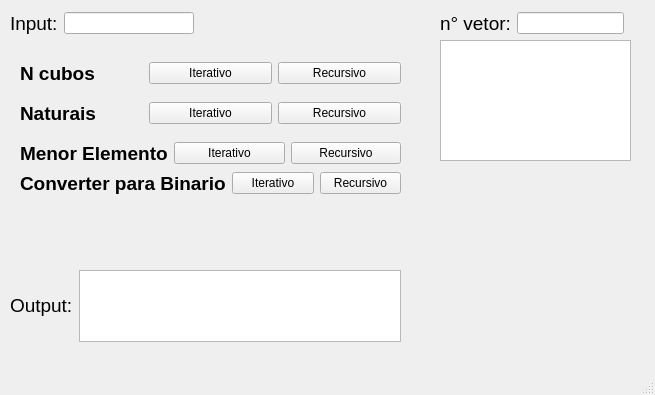
<?xml version="1.0" encoding="UTF-8"?>
<ui version="4.0">
 <class>MainWindow</class>
 <widget class="QMainWindow" name="MainWindow">
  <property name="geometry">
   <rect>
    <x>0</x>
    <y>0</y>
    <width>655</width>
    <height>395</height>
   </rect>
  </property>
  <property name="windowTitle">
   <string>MainWindow</string>
  </property>
  <widget class="QWidget" name="centralwidget">
   <widget class="QWidget" name="layoutWidget">
    <property name="geometry">
     <rect>
      <x>20</x>
      <y>60</y>
      <width>381</width>
      <height>27</height>
     </rect>
    </property>
    <layout class="QHBoxLayout" name="horizontalLayout">
     <item>
      <widget class="QLabel" name="label">
       <property name="text">
        <string>&lt;html&gt;&lt;head/&gt;&lt;body&gt;&lt;p&gt;&lt;span style=&quot; font-size:14pt; font-weight:700;&quot;&gt;N cubos&lt;/span&gt;&lt;/p&gt;&lt;/body&gt;&lt;/html&gt;</string>
       </property>
      </widget>
     </item>
     <item>
      <widget class="QPushButton" name="pushButton_nCubosIterativo">
       <property name="text">
        <string>Iterativo</string>
       </property>
      </widget>
     </item>
     <item>
      <widget class="QPushButton" name="pushButton_nCubosRecursivo">
       <property name="text">
        <string>Recursivo</string>
       </property>
      </widget>
     </item>
    </layout>
   </widget>
   <widget class="QWidget" name="layoutWidget">
    <property name="geometry">
     <rect>
      <x>10</x>
      <y>10</y>
      <width>184</width>
      <height>27</height>
     </rect>
    </property>
    <layout class="QHBoxLayout" name="horizontalLayout_2">
     <item>
      <widget class="QLabel" name="label_2">
       <property name="text">
        <string>&lt;html&gt;&lt;head/&gt;&lt;body&gt;&lt;p&gt;&lt;span style=&quot; font-size:14pt;&quot;&gt;Input:&lt;/span&gt;&lt;/p&gt;&lt;/body&gt;&lt;/html&gt;</string>
       </property>
      </widget>
     </item>
     <item>
      <widget class="QLineEdit" name="lineEdit_input"/>
     </item>
    </layout>
   </widget>
   <widget class="QWidget" name="layoutWidget">
    <property name="geometry">
     <rect>
      <x>10</x>
      <y>270</y>
      <width>391</width>
      <height>72</height>
     </rect>
    </property>
    <layout class="QHBoxLayout" name="horizontalLayout_3">
     <item>
      <widget class="QLabel" name="label_3">
       <property name="text">
        <string>&lt;html&gt;&lt;head/&gt;&lt;body&gt;&lt;p&gt;&lt;span style=&quot; font-size:14pt;&quot;&gt;Output:&lt;/span&gt;&lt;/p&gt;&lt;/body&gt;&lt;/html&gt;</string>
       </property>
      </widget>
     </item>
     <item>
      <widget class="QTextEdit" name="textEdit_output"/>
     </item>
    </layout>
   </widget>
   <widget class="QWidget" name="layoutWidget_2">
    <property name="geometry">
     <rect>
      <x>20</x>
      <y>100</y>
      <width>381</width>
      <height>27</height>
     </rect>
    </property>
    <layout class="QHBoxLayout" name="horizontalLayout_4">
     <item>
      <widget class="QLabel" name="label_4">
       <property name="text">
        <string>&lt;html&gt;&lt;head/&gt;&lt;body&gt;&lt;p&gt;&lt;span style=&quot; font-size:14pt; font-weight:700;&quot;&gt;Naturais&lt;/span&gt;&lt;/p&gt;&lt;/body&gt;&lt;/html&gt;</string>
       </property>
      </widget>
     </item>
     <item>
      <widget class="QPushButton" name="pushButton_NaturaisIterativo">
       <property name="text">
        <string>Iterativo</string>
       </property>
      </widget>
     </item>
     <item>
      <widget class="QPushButton" name="pushButton_NaturaisRecursivo">
       <property name="text">
        <string>Recursivo</string>
       </property>
      </widget>
     </item>
    </layout>
   </widget>
   <widget class="QWidget" name="layoutWidget_3">
    <property name="geometry">
     <rect>
      <x>20</x>
      <y>140</y>
      <width>381</width>
      <height>27</height>
     </rect>
    </property>
    <layout class="QHBoxLayout" name="horizontalLayout_5">
     <item>
      <widget class="QLabel" name="label_5">
       <property name="text">
        <string>&lt;html&gt;&lt;head/&gt;&lt;body&gt;&lt;p&gt;&lt;span style=&quot; font-size:14pt; font-weight:700;&quot;&gt;Menor Elemento&lt;/span&gt;&lt;/p&gt;&lt;/body&gt;&lt;/html&gt;</string>
       </property>
      </widget>
     </item>
     <item>
      <widget class="QPushButton" name="pushButton_menorElementoIterativo">
       <property name="text">
        <string>Iterativo</string>
       </property>
      </widget>
     </item>
     <item>
      <widget class="QPushButton" name="pushButton_menorElementoRecursivo">
       <property name="text">
        <string>Recursivo</string>
       </property>
      </widget>
     </item>
    </layout>
   </widget>
   <widget class="QWidget" name="layoutWidget_4">
    <property name="geometry">
     <rect>
      <x>440</x>
      <y>10</y>
      <width>184</width>
      <height>27</height>
     </rect>
    </property>
    <layout class="QHBoxLayout" name="horizontalLayout_6">
     <item>
      <widget class="QLabel" name="label_6">
       <property name="text">
        <string>&lt;html&gt;&lt;head/&gt;&lt;body&gt;&lt;p&gt;&lt;span style=&quot; font-size:14pt;&quot;&gt;n° vetor:&lt;/span&gt;&lt;/p&gt;&lt;/body&gt;&lt;/html&gt;</string>
       </property>
      </widget>
     </item>
     <item>
      <widget class="QLineEdit" name="lineEdit_inputVetor"/>
     </item>
    </layout>
   </widget>
   <widget class="QTextEdit" name="textEdit_outputVetor">
    <property name="geometry">
     <rect>
      <x>440</x>
      <y>40</y>
      <width>191</width>
      <height>121</height>
     </rect>
    </property>
   </widget>
   <widget class="QWidget" name="layoutWidget_5">
    <property name="geometry">
     <rect>
      <x>20</x>
      <y>170</y>
      <width>381</width>
      <height>27</height>
     </rect>
    </property>
    <layout class="QHBoxLayout" name="horizontalLayout_7">
     <item>
      <widget class="QLabel" name="label_7">
       <property name="text">
        <string>&lt;html&gt;&lt;head/&gt;&lt;body&gt;&lt;p&gt;&lt;span style=&quot; font-size:14pt; font-weight:700;&quot;&gt;Converter para Binario&lt;/span&gt;&lt;/p&gt;&lt;/body&gt;&lt;/html&gt;</string>
       </property>
      </widget>
     </item>
     <item>
      <widget class="QPushButton" name="pushButton_converterBinarioIterativo">
       <property name="text">
        <string>Iterativo</string>
       </property>
      </widget>
     </item>
     <item>
      <widget class="QPushButton" name="pushButton_converterBinarioRecursivo">
       <property name="text">
        <string>Recursivo</string>
       </property>
      </widget>
     </item>
    </layout>
   </widget>
  </widget>
  <widget class="QMenuBar" name="menubar">
   <property name="geometry">
    <rect>
     <x>0</x>
     <y>0</y>
     <width>655</width>
     <height>22</height>
    </rect>
   </property>
  </widget>
  <widget class="QStatusBar" name="statusbar"/>
 </widget>
 <resources/>
 <connections/>
</ui>
